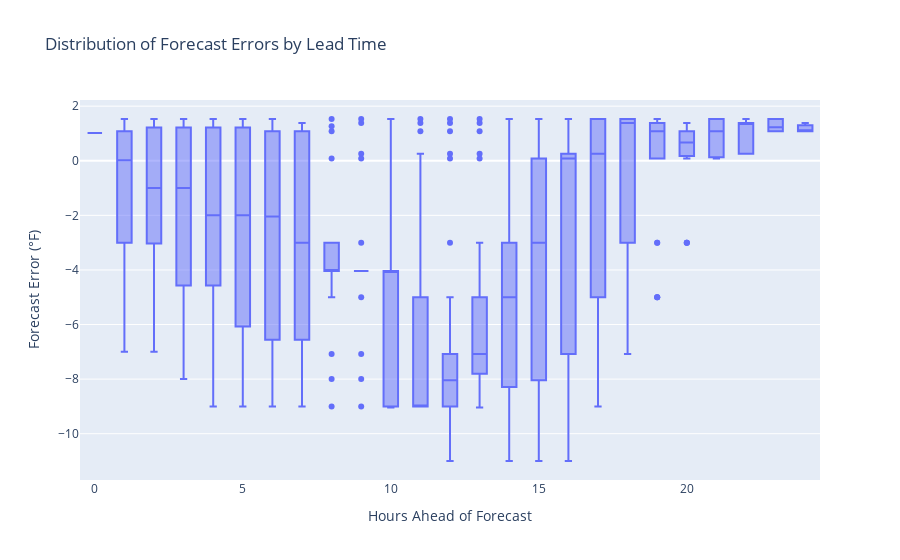
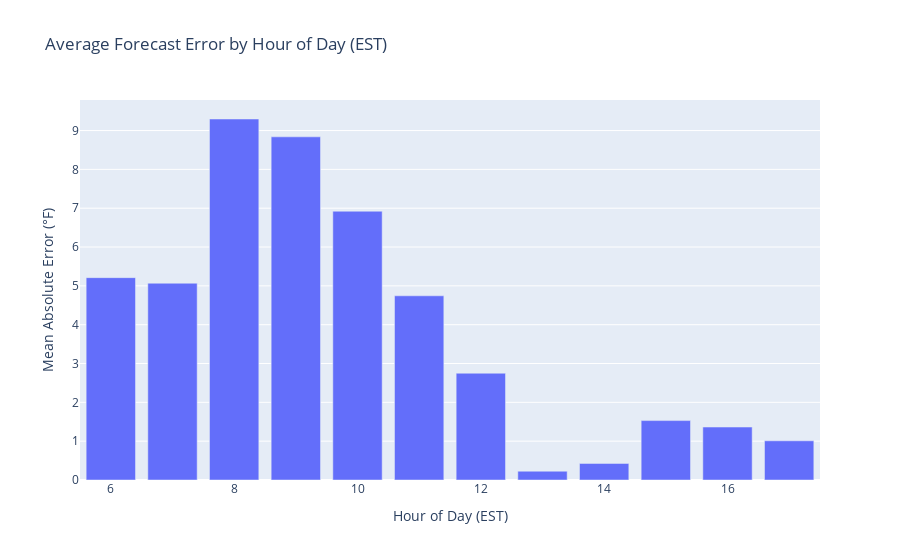
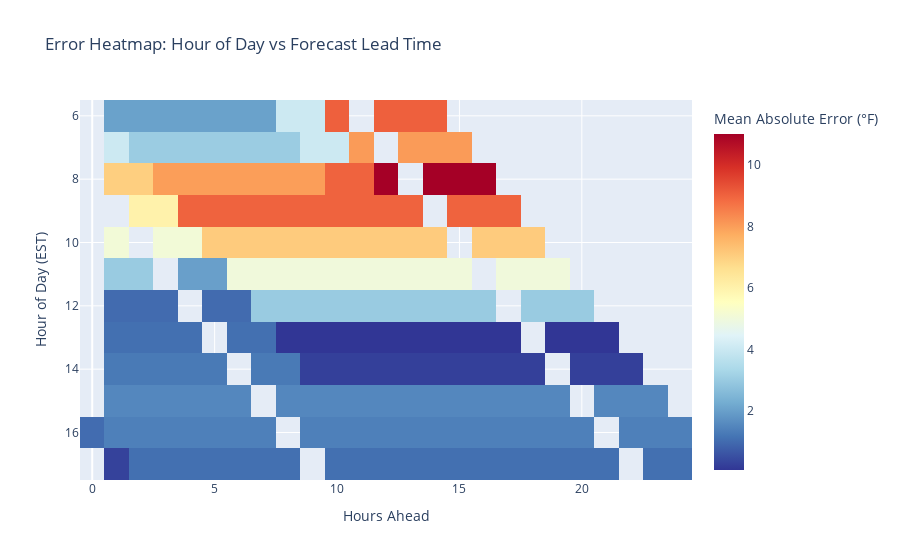
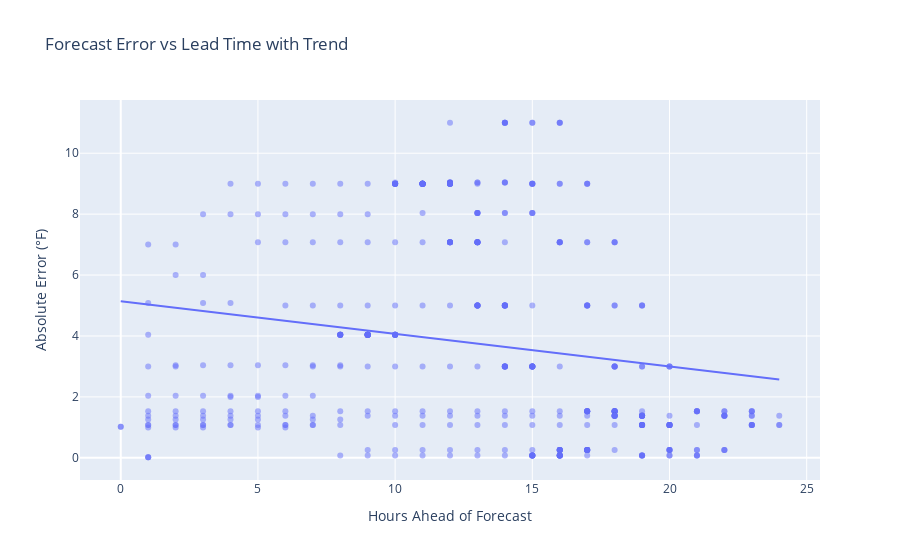

Notebook source saved alongside these figures, in order:
### Code cell
def analyze_forecast_accuracy(df_forecasts, df_observations, grouped_forecasts):
    """Analyze and visualize forecast accuracy from multiple perspectives."""
    accuracy_data = []
    
    for forecast_time_hour, group in grouped_forecasts:
        hour_observations = df_observations[
            (df_observations['observed_time'] >= forecast_time_hour) &
            (df_observations['observed_time'] < forecast_time_hour + timedelta(hours=1))
        ]
        
        if not hour_observations.empty:
            actual_temp = hour_observations['temperature'].mean()
            
            for _, forecast in group.iterrows():
                hours_ahead = (forecast_time_hour - forecast['created_at']).total_seconds() / 3600
                error = forecast['temperature'] - actual_temp
                accuracy_data.append({
                    'forecast_time': forecast_time_hour,
                    'hours_ahead': round(hours_ahead),  # Round to nearest hour for better grouping
                    'error': error,
                    'actual_temp': actual_temp,
                    'forecast_temp': forecast['temperature'],
                    'error_magnitude': abs(error),
                    'hour_of_day': forecast_time_hour.hour,
                    'date': forecast_time_hour.date()
                })
    
    df_accuracy = pd.DataFrame(accuracy_data)
    
    import plotly.express as px
    import plotly.graph_objects as go
    from plotly.subplots import make_subplots
    
    # 1. Box plot of errors by hours ahead
    fig1 = px.box(df_accuracy, 
                  x='hours_ahead',
                  y='error',
                  title='Distribution of Forecast Errors by Lead Time',
                  labels={'hours_ahead': 'Hours Ahead of Forecast',
                         'error': 'Forecast Error (°F)'})
    fig1.show()
    
    # 2. Average absolute error by hour of day

    
    # In this graph, hour_of_day comes from forecast_time_hour which is derived from forecast_time in our data processing:
    # So this graph shows the average error magnitude for each hour of the day that was being forecast for (the forecast_time), not when the forecast was made (created_at).
    #     For example, if the bar at hour 14 (2 PM EST) shows an error of 3°F, this means:
    #         For all forecasts that were predicting the temperature at 2 PM
    #         Regardless of when those forecasts were made (could be 6 hours ahead, 12 hours ahead, etc.)
    #         The average absolute error was 3°F
    
    hourly_mae = df_accuracy.groupby('hour_of_day')['error_magnitude'].mean().reset_index()
    fig2 = px.bar(hourly_mae,
                  x='hour_of_day',
                  y='error_magnitude',
                  title='Average Forecast Error by Hour of Day (EST)',
                  labels={'hour_of_day': 'Hour of Day (EST)',
                         'error_magnitude': 'Mean Absolute Error (°F)'})
    fig2.show()
    
    # 3. Heatmap of average absolute error by hour of day and hours ahead
    pivot_data = df_accuracy.pivot_table(
        values='error_magnitude',
        index='hour_of_day',
        columns='hours_ahead',
        aggfunc='mean'
    )
    
    fig3 = px.imshow(pivot_data,
                     title='Error Heatmap: Hour of Day vs Forecast Lead Time',
                     labels=dict(x='Hours Ahead', y='Hour of Day (EST)', color='Mean Absolute Error (°F)'),
                     aspect='auto',
                     color_continuous_scale='RdYlBu_r')
    fig3.show()
    
    # 4. Summary statistics
    print("\nSummary Statistics:")
    print(f"Overall Mean Absolute Error: {df_accuracy['error_magnitude'].mean():.2f}°F")
    print(f"Median Absolute Error: {df_accuracy['error_magnitude'].median():.2f}°F")
    print("\nMean Absolute Error by Lead Time:")
    print(df_accuracy.groupby('hours_ahead')['error_magnitude'].mean().round(2))
    
    # 5. Scatter plot with simple linear trendline instead of LOWESS
    fig4 = px.scatter(df_accuracy,
                      x='hours_ahead',
                      y='error_magnitude',
                      trendline="ols",  # Changed from "lowess" to "ols" (linear)
                      title='Forecast Error vs Lead Time with Trend',
                      labels={'hours_ahead': 'Hours Ahead of Forecast',
                             'error_magnitude': 'Absolute Error (°F)'},
                      opacity=0.5)
    fig4.show()
    
    return df_accuracy

# Run the analysis
df_accuracy = analyze_forecast_accuracy(df_forecasts, df_observations, grouped_forecasts)

### Figure 1 — Plotly figure (JSON) as saved in the notebook; plotly's stock layout.template omitted (floating-point values rounded to 4 significant figures; data arrays with more than 128 entries replaced by an {"elided": "..."} marker saying what was removed)
{"data": [{"alignmentgroup": "True", "hovertemplate": "Hours Ahead of Forecast=%{x}<br>Forecast Error (°F)=%{y}<extra></extra>", "legendgroup": "", "marker": {"color": "#636efa"}, "name": "", "notched": false, "offsetgroup": "", "orientation": "v", "showlegend": false, "type": "box", "x": {"elided": "477 int values"}, "x0": " ", "xaxis": "x", "y": {"elided": "477 float values"}, "y0": " ", "yaxis": "y"}], "layout": {"boxmode": "group", "legend": {"tracegroupgap": 0}, "title": {"text": "Distribution of Forecast Errors by Lead Time"}, "xaxis": {"anchor": "y", "domain": [0, 1], "title": {"text": "Hours Ahead of Forecast"}}, "yaxis": {"anchor": "x", "domain": [0, 1], "title": {"text": "Forecast Error (°F)"}}}}

### Figure 2 — Plotly figure (JSON) as saved in the notebook; plotly's stock layout.template omitted (floating-point values rounded to 4 significant figures)
{"data": [{"alignmentgroup": "True", "hovertemplate": "Hour of Day (EST)=%{x}<br>Mean Absolute Error (°F)=%{y}<extra></extra>", "legendgroup": "", "marker": {"color": "#636efa", "pattern": {"shape": ""}}, "name": "", "offsetgroup": "", "orientation": "v", "showlegend": false, "textposition": "auto", "type": "bar", "x": [6, 7, 8, 9, 10, 11, 12, 13, 14, 15, 16, 17], "xaxis": "x", "y": [5.211, 5.068, 9.297, 8.838, 6.922, 4.744, 2.75, 0.2263, 0.4267, 1.53, 1.364, 1.009], "yaxis": "y"}], "layout": {"barmode": "relative", "legend": {"tracegroupgap": 0}, "title": {"text": "Average Forecast Error by Hour of Day (EST)"}, "xaxis": {"anchor": "y", "domain": [0, 1], "title": {"text": "Hour of Day (EST)"}}, "yaxis": {"anchor": "x", "domain": [0, 1], "title": {"text": "Mean Absolute Error (°F)"}}}}

### Figure 3 — Plotly figure (JSON) as saved in the notebook; plotly's stock layout.template omitted (floating-point values rounded to 4 significant figures; data arrays with more than 128 entries replaced by an {"elided": "..."} marker saying what was removed)
{"data": [{"coloraxis": "coloraxis", "hovertemplate": "Hours Ahead: %{x}<br>Hour of Day (EST): %{y}<br>Mean Absolute Error (°F): %{z}<extra></extra>", "name": "0", "type": "heatmap", "x": [0, 1, 2, 3, 4, 5, 6, 7, 8, 9, 10, 11, 12, 13, 14, 15, 16, 17, 18, 19, 20, 21, 22, 23, 24], "xaxis": "x", "y": [6, 7, 8, 9, 10, 11, 12, 13, 14, 15, 16, 17], "yaxis": "y", "z": {"elided": "12x25 float values"}}], "layout": {"coloraxis": {"colorbar": {"title": {"text": "Mean Absolute Error (°F)"}}, "colorscale": [[0, "rgb(49,54,149)"], [0.1, "rgb(69,117,180)"], [0.2, "rgb(116,173,209)"], [0.3, "rgb(171,217,233)"], [0.4, "rgb(224,243,248)"], [0.5, "rgb(255,255,191)"], [0.6, "rgb(254,224,144)"], [0.7, "rgb(253,174,97)"], [0.8, "rgb(244,109,67)"], [0.9, "rgb(215,48,39)"], [1, "rgb(165,0,38)"]]}, "title": {"text": "Error Heatmap: Hour of Day vs Forecast Lead Time"}, "xaxis": {"anchor": "y", "domain": [0, 1], "title": {"text": "Hours Ahead"}}, "yaxis": {"anchor": "x", "autorange": "reversed", "domain": [0, 1], "title": {"text": "Hour of Day (EST)"}}}}

### Figure 4 — Plotly figure (JSON) as saved in the notebook; plotly's stock layout.template omitted (floating-point values rounded to 4 significant figures; data arrays with more than 128 entries replaced by an {"elided": "..."} marker saying what was removed)
{"data": [{"hovertemplate": "Hours Ahead of Forecast=%{x}<br>Absolute Error (°F)=%{y}<extra></extra>", "legendgroup": "", "marker": {"color": "#636efa", "opacity": 0.5, "symbol": "circle"}, "mode": "markers", "name": "", "orientation": "v", "showlegend": false, "type": "scatter", "x": {"elided": "477 int values"}, "xaxis": "x", "y": {"elided": "477 float values"}, "yaxis": "y"}, {"hovertemplate": "<b>OLS trendline</b><br>error_magnitude = -0.106947 * hours_ahead + 5.13921<br>R<sup>2</sup>=0.034414<br><br>Hours Ahead of Forecast=%{x}<br>Absolute Error (°F)=%{y} <b>(trend)</b><extra></extra>", "legendgroup": "", "marker": {"color": "#636efa", "symbol": "circle"}, "mode": "lines", "name": "", "showlegend": false, "type": "scatter", "x": {"elided": "477 int values"}, "xaxis": "x", "y": {"elided": "477 float values"}, "yaxis": "y"}], "layout": {"legend": {"tracegroupgap": 0}, "title": {"text": "Forecast Error vs Lead Time with Trend"}, "xaxis": {"anchor": "y", "domain": [0, 1], "title": {"text": "Hours Ahead of Forecast"}}, "yaxis": {"anchor": "x", "domain": [0, 1], "title": {"text": "Absolute Error (°F)"}}}}
